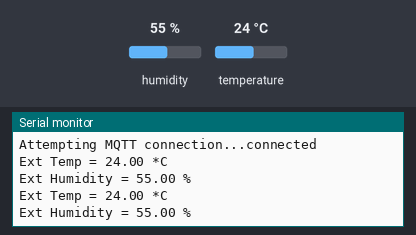
Bench run of a sketch on a simulated ESP32. Parts: the last lines printed to the serial monitor. The inputs (shaded band) are chosen by the test bench; at power-on: humidity 55 %, temperature 24 °C. WiFi joins after 1.5 s; servers stay silent unless stated; no MQTT or app messages arrive unless stated.

Above: at 9.7 s.
9.8 s: humidity set to 22 %
At 11.0 s:
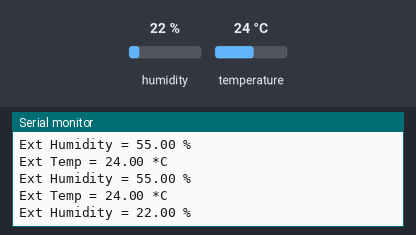
12.4 s: temperature set to 12 °C
At 14.3 s:
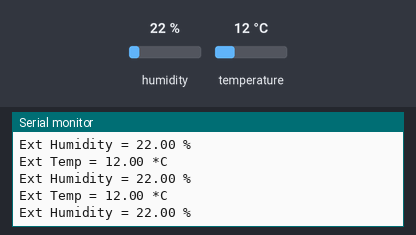
15.0 s: humidity set to 40 %
At 18.0 s:
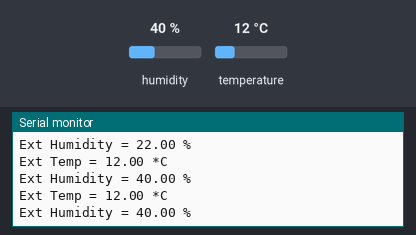
Timing chart, 0 to 19.5 s (numbered marks = the images above; inputs shaded):
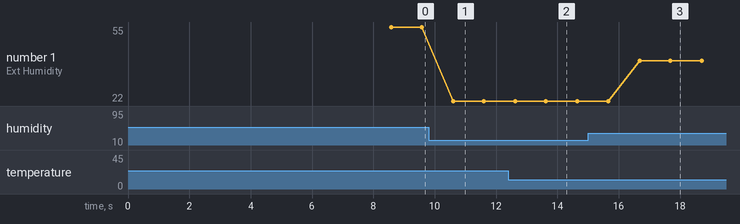

The sketch:

ESP_connect_mqtt.ino
```cpp
#include <DHT.h>
#include <Adafruit_Sensor.h>
#include <WiFi.h> //#include <ESP8266WiFi.h>

const char *ssid = "MSR-Rout";
const char *password = "msujithr2020";

//-------------------------MQTT Setup Start----------------------------------
#include <PubSubClient.h>
const char *mqttServer = "192.168.1.5";
const int mqttPort = 1883;
const char *mqttUser = "mqtt2020";
const char *mqttPassword = "mqtt2020";
const char *mqttClientName = "esp32";

WiFiClient esp32_msr;
PubSubClient client(esp32_msr);

#define mqttTempExt "home/tempExt"
#define mqttHumExt "home/humExt"
//---------------------------MQTT Setup End-------------------------------------

#define DHTPIN 33
#define DHTTYPE DHT11

DHT dht(DHTPIN, DHTTYPE);

float tempExt, humExt;
//---------------------------------------------------------------------------------
void setup()
{
  Serial.begin(115200);
  Serial.println();

  //-----------------------------begin Wifi connect------------------------------------------
  Serial.print("Connecting to ");
  Serial.println(ssid);
  WiFi.mode(WIFI_STA);
  WiFi.disconnect();
  delay(2000);
  WiFi.begin(ssid, password);

  while (WiFi.status() != WL_CONNECTED)
  {
    delay(500);
    Serial.print(".");
  }

  Serial.println("");
  Serial.println("WiFi connected");
  Serial.println("IP address: ");
  Serial.println(WiFi.localIP());
  //-------------------------------end Wifi connect-------------------------------------------

  client.setServer(mqttServer, mqttPort);

  dht.begin();
  delay(5000);
}

void getValues()
{

  tempExt = dht.readTemperature();
  humExt = dht.readHumidity();

  Serial.print("Ext Temp = ");
  Serial.print(tempExt);
  Serial.println(" *C");

  Serial.print("Ext Humidity = ");
  Serial.print(humExt);
  Serial.println(" %");

  Serial.println();
}

void reconnect()
{
  // Loop until we're reconnected

  int counter = 0;
  while (!client.connected())
  {
    if (counter == 5)
    {
      ESP.restart();
    }
    counter += 1;
    Serial.print("Attempting MQTT connection...");
    // Attempt to connect

    if (client.connect(mqttClientName, mqttUser, mqttPassword))
    {
      Serial.println("connected");
    }
    else
    {
      Serial.print("failed, rc=");
      Serial.print(client.state());
      Serial.println(" try again in 5 seconds");
      // Wait 5 seconds before retrying
      delay(5000);
    }
  }
}

void loop()
{
  if (!client.connected())
  {
    reconnect();
  }
  getValues();

  client.publish(mqttTempExt, String(tempExt).c_str(), true);
  client.publish(mqttHumExt, String(humExt).c_str(), true);
  delay(1000);
}
```

Measured:
- after the input at 9.8 s, the serial monitor: prints a new line after 0.80 s (image 1)
- after the input at 12.4 s, the serial monitor: prints a new line after 0.23 s (image 2)
- after the input at 15.0 s, the serial monitor: prints a new line after 1.7 s (image 3)
- plotted number 1: 55 → 22 after the input at 9.8 s, 22 → 40 after the input at 15.0 s
